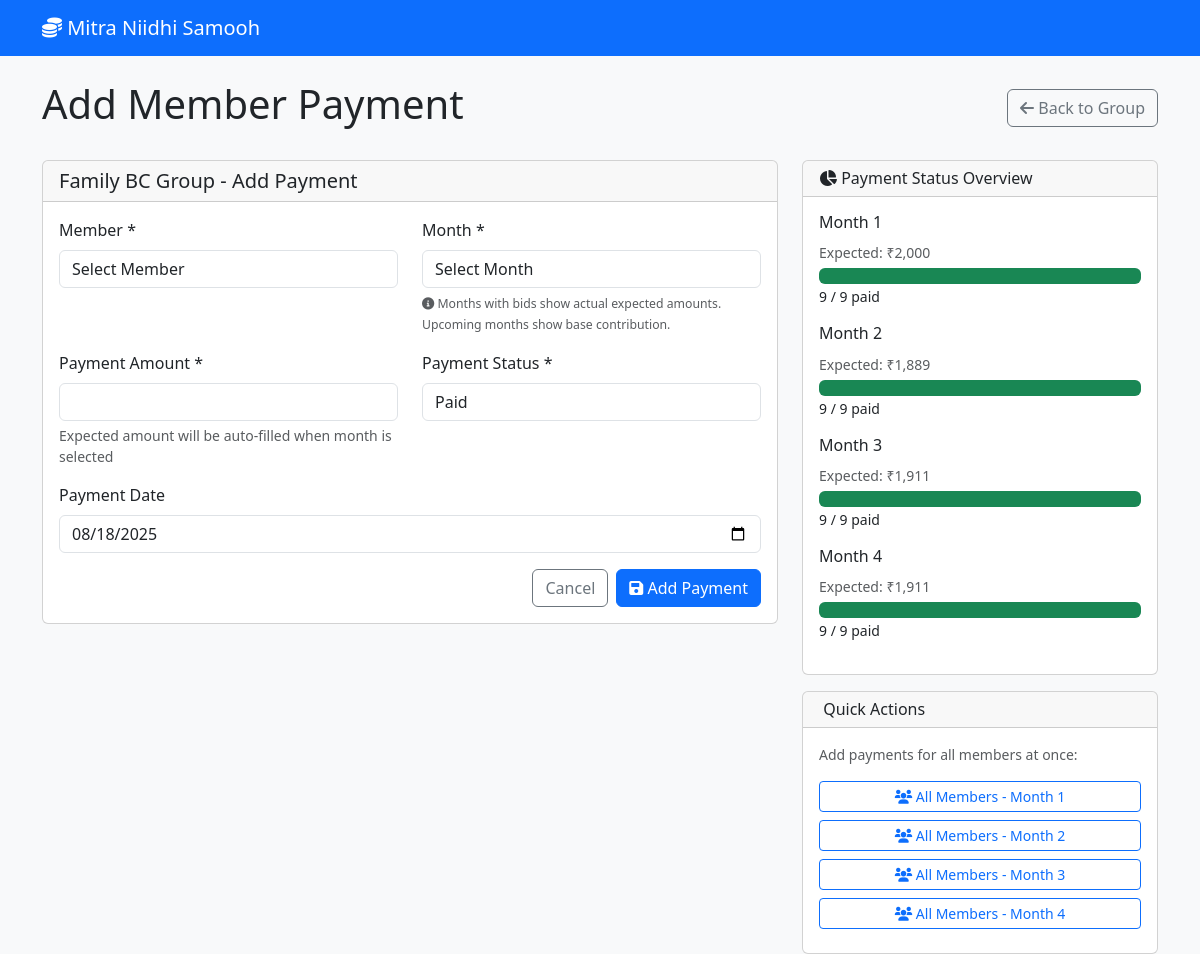
The app's page /add_payment.php?group_id=1 (signed in) with its own data.
### tables this page shows
CREATE TABLE bc_groups (
    id INT AUTO_INCREMENT PRIMARY KEY,
    group_name VARCHAR(100) NOT NULL,
    total_members INT NOT NULL,
    monthly_contribution DECIMAL(10,2) NOT NULL,
    total_monthly_collection DECIMAL(10,2) NOT NULL,
    start_date DATE NOT NULL,
    status ENUM('active', 'completed') DEFAULT 'active',
    created_at TIMESTAMP DEFAULT CURRENT_TIMESTAMP
);

CREATE TABLE monthly_bids (
    id INT AUTO_INCREMENT PRIMARY KEY,
    group_id INT NOT NULL,
    month_number INT NOT NULL,
    taken_by_member_id INT,
    is_bid ENUM('Yes', 'No') DEFAULT 'No',
    bid_amount DECIMAL(10,2) DEFAULT 0,
    net_payable DECIMAL(10,2) DEFAULT 0,
    gain_per_member DECIMAL(10,2) DEFAULT 0,
    payment_date DATE,
    FOREIGN KEY (group_id) REFERENCES bc_groups(id) ON DELETE CASCADE,
    FOREIGN KEY (taken_by_member_id) REFERENCES members(id) ON DELETE SET NULL,
    UNIQUE KEY unique_month_per_group (group_id, month_number)
);

### config.php (called while the page is built, shortened)
<?php
function getDB() {
    static $pdo = null;
    if ($pdo === null) {
        try {
            $dsn = "mysql:host=" . DB_HOST . ";dbname=" . DB_NAME . ";charset=utf8mb4";
            $pdo = new PDO($dsn, DB_USER, DB_PASS, [
                PDO::ATTR_ERRMODE => PDO::ERRMODE_EXCEPTION,
                PDO::ATTR_DEFAULT_FETCH_MODE => PDO::FETCH_ASSOC
            ]);
        } catch (PDOException $e) {
            die("Database connection failed: " . $e->getMessage());
        }
    }
    return $pdo;
}
function formatCurrency($amount) {
    return '₹' . number_format($amount, 0);
}
function getGroupById($id) {
    $pdo = getDB();
    $stmt = $pdo->prepare("SELECT * FROM bc_groups WHERE id = ?");
    $stmt->execute([$id]);
    return $stmt->fetch();
}
function getGroupMembers($groupId) {
    $pdo = getDB();
    $stmt = $pdo->prepare("SELECT * FROM members WHERE group_id = ? ORDER BY member_number");
    $stmt->execute([$groupId]);
    return $stmt->fetchAll();
}
function getMonthlyBids($groupId) {
    $pdo = getDB();
    $stmt = $pdo->prepare("
        SELECT mb.*, m.member_name
        FROM monthly_bids mb
        LEFT JOIN members m ON mb.taken_by_member_id = m.id
        WHERE mb.group_id = ?
        ORDER BY mb.month_number
    ");
    $stmt->execute([$groupId]);
    return $stmt->fetchAll();
}
function getMemberPayments($groupId) {
    $pdo = getDB();
    $stmt = $pdo->prepare("
        SELECT mp.*, m.member_name, m.member_number
        FROM member_payments mp
        JOIN members m ON mp.member_id = m.id
        WHERE mp.group_id = ?
        ORDER BY m.member_number, mp.month_number
    ");
    $stmt->execute([$groupId]);
    return $stmt->fetchAll();
}
?>

### add_payment.php (the view, shortened to what this page needs)
<?php
require_once 'config.php';
$groupId = (int)($_GET['group_id'] ?? 0);
$group = getGroupById($groupId);
$members = getGroupMembers($groupId);
$monthlyBids = getMonthlyBids($groupId);
$memberPayments = getMemberPayments($groupId);
$monthsWithBids = array_column($monthlyBids, 'month_number');
$upcomingMonths = [];
for ($i = 1; $i <= $group['total_members']; $i++) {
    if (!in_array($i, $monthsWithBids)) {
        $upcomingMonths[] = $i;
    }
}
$existingPayments = [];
foreach ($memberPayments as $payment) {
    $existingPayments[$payment['member_id']][$payment['month_number']] = $payment;
}
$fullyPaidMonths = [];
foreach ($monthsWithBids as $monthNum) {
    $paidMembersCount = 0;
    foreach ($members as $member) {
        if (isset($existingPayments[$member['id']][$monthNum])) {
            $paidMembersCount++;
        }
    }
    if ($paidMembersCount >= count($members)) {
        $fullyPaidMonths[] = $monthNum;
    }
}
$availableMonths = array_merge(
    array_diff($monthsWithBids, $fullyPaidMonths),
    $upcomingMonths
);
?>
<!DOCTYPE html>
<html lang="en">
<head>
    <link href="https://cdn.jsdelivr.net/npm/bootstrap@5.3.0/dist/css/bootstrap.min.css" rel="stylesheet">
    <link href="https://cdnjs.cloudflare.com/ajax/libs/font-awesome/6.0.0/css/all.min.css" rel="stylesheet">
</head>
<body class="bg-light">
    <nav class="navbar navbar-expand-lg navbar-dark bg-primary">
        <div class="container">
            <a class="navbar-brand" href="index.php">
                <i class="fas fa-coins"></i> <?= APP_NAME ?>
            </a>
        </div>
    </nav>
    <div class="container mt-4">
        <div class="d-flex justify-content-between align-items-center mb-4">
            <h1>Add Member Payment</h1>
            <a href="view_group.php?id=<?= $groupId ?>" class="btn btn-outline-secondary">
                <i class="fas fa-arrow-left"></i> Back to Group
            </a>
        </div>
        <div class="row">
            <div class="col-md-8">
                <div class="card">
                    <div class="card-header">
                        <h5 class="mb-0"><?= htmlspecialchars($group['group_name']) ?> - Add Payment</h5>
                    </div>
                    <div class="card-body">
                        <?php if (empty($availableMonths)): ?>
                            <div class="alert alert-warning">
                                <i class="fas fa-exclamation-triangle"></i>
                                No months available for payments. Please add monthly bids first.
                                <br><br>
                                <a href="add_bid.php?group_id=<?= $groupId ?>" class="btn btn-primary">
                                    <i class="fas fa-plus"></i> Add Monthly Bid
                                </a>
                            </div>
                        <?php else: ?>
                            <form method="POST" id="paymentForm">
                                <div class="row">
                                    <div class="col-md-6">
                                        <div class="mb-3">
                                            <label for="member_id" class="form-label">Member *</label>
                                            <select class="form-control" id="member_id" name="member_id" required>
                                                <option value="">Select Member</option>
                                            </select>
                                        </div>
                                    </div>
                                    <div class="col-md-6">
                                        <div class="mb-3">
                                            <label for="month_number" class="form-label">Month *</label>
                                            <select class="form-control" id="month_number" name="month_number" required>
                                                <option value="">Select Month</option>
                                            </select>
                                            <div class="form-text">
                                                <small>
                                                    <i class="fas fa-info-circle"></i>
                                                    Months with bids show actual expected amounts. Upcoming months show base contribution.
                                                </small>
                                            </div>
                                        </div>
                                    </div>
                                </div>
                                <div class="row">
                                    <div class="col-md-6">
                                        <div class="mb-3">
                                            <label for="payment_amount" class="form-label">Payment Amount *</label>
                                            <input type="number" class="form-control" id="payment_amount" name="payment_amount"
                                                   value="<?= htmlspecialchars($_POST['payment_amount'] ?? '') ?>"
                                                   min="0" step="0.01" required>
                                            <div class="form-text">Expected amount will be auto-filled when month is selected</div>
                                        </div>
                                    </div>
                                    <div class="col-md-6">
                                        <div class="mb-3">
                                            <label for="payment_status" class="form-label">Payment Status *</label>
                                            <select class="form-control" id="payment_status" name="payment_status" required>
                                                <option value="paid" <?= ($_POST['payment_status'] ?? 'paid') === 'paid' ? 'selected' : '' ?>>Paid</option>
                                            </select>
                                        </div>
                                    </div>
                                </div>
                                <div class="mb-3">
                                    <label for="payment_date" class="form-label">Payment Date</label>
                                    <input type="date" class="form-control" id="payment_date" name="payment_date"
                                           value="<?= htmlspecialchars($_POST['payment_date'] ?? date('Y-m-d')) ?>">
                                </div>
                                <div class="d-grid gap-2 d-md-flex justify-content-md-end">
                                    <a href="view_group.php?id=<?= $groupId ?>" class="btn btn-outline-secondary">Cancel</a>
                                    <button type="submit" class="btn btn-primary">
                                        <i class="fas fa-save"></i> Add Payment
                                    </button>
                                </div>
                            </form>
                        <?php endif; ?>
                    </div>
                </div>
            </div>
            <div class="col-md-4">
                <div class="card">
                    <div class="card-header">
                        <h6 class="mb-0">
                            <i class="fas fa-chart-pie"></i> Payment Status Overview
                        </h6>
                    </div>
                    <div class="card-body">
                        <?php if (!empty($availableMonths)): ?>
                            <?php foreach ($monthlyBids as $bid): ?>
                                <div class="mb-3">
                                    <h6>Month <?= $bid['month_number'] ?></h6>
                                    <small class="text-muted">Expected: <?= formatCurrency($bid['gain_per_member']) ?></small>
                                    <?php
                                    $monthPayments = array_filter($memberPayments, fn($p) => $p['month_number'] == $bid['month_number']);
                                    $paidCount = count(array_filter($monthPayments, fn($p) => $p['payment_status'] === 'paid'));
                                    $totalMembers = count($members);
                                    ?>
                                    <div class="progress mt-1">
                                        <div class="progress-bar bg-success" style="width: <?= ($paidCount / $totalMembers) * 100 ?>%"></div>
                                    </div>
                                    <small><?= $paidCount ?> / <?= $totalMembers ?> paid</small>
                                </div>
                            <?php endforeach; ?>
                        <?php else: ?>
                            <p class="text-muted">No months available yet.</p>
                        <?php endif; ?>
                    </div>
                </div>
                <?php if (!empty($availableMonths)): ?>
                    <div class="card mt-3">
                        <div class="card-header">
                            <h6 class="mb-0">
                                <i class="fas fa-lightning-bolt"></i> Quick Actions
                            </h6>
                        </div>
                        <div class="card-body">
                            <p class="small text-muted">Add payments for all members at once:</p>
                            <?php foreach ($monthlyBids as $bid): ?>
                                <a href="bulk_payment.php?group_id=<?= $groupId ?>&month=<?= $bid['month_number'] ?>"
                                   class="btn btn-outline-primary btn-sm d-block mb-2">
                                    <i class="fas fa-users"></i> All Members - Month <?= $bid['month_number'] ?>
                                </a>
                            <?php endforeach; ?>
                        </div>
                    </div>
                <?php endif; ?>
            </div>
        </div>
    </div>
</body>
</html>

### records on screen
bc_groups: group_name "Family BC Group"
monthly_bids: month_number "1", gain_per_member "₹2,000", paidCount "9", totalMembers "9"
monthly_bids: month_number "2", gain_per_member "₹1,889", paidCount "9", totalMembers "9"
monthly_bids: month_number "3", gain_per_member "₹1,911", paidCount "9", totalMembers "9"
monthly_bids: month_number "4", gain_per_member "₹1,911", paidCount "9", totalMembers "9"

### other values on screen
APP_NAME "Mitra Niidhi Samooh"
